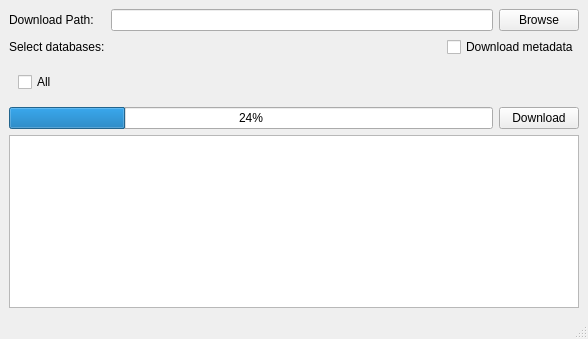
<?xml version="1.0" encoding="UTF-8"?>
<ui version="4.0">
 <class>MainWindow</class>
 <widget class="QMainWindow" name="MainWindow">
  <property name="geometry">
   <rect>
    <x>0</x>
    <y>0</y>
    <width>588</width>
    <height>339</height>
   </rect>
  </property>
  <property name="windowTitle">
   <string>TFDB Download manager</string>
  </property>
  <widget class="QWidget" name="centralwidget">
   <layout class="QGridLayout" name="gridLayout">
    <property name="leftMargin">
     <number>9</number>
    </property>
    <property name="topMargin">
     <number>9</number>
    </property>
    <property name="rightMargin">
     <number>9</number>
    </property>
    <property name="bottomMargin">
     <number>9</number>
    </property>
    <property name="verticalSpacing">
     <number>6</number>
    </property>
    <item row="8" column="0" colspan="4">
     <widget class="QTextBrowser" name="download_progress_message"/>
    </item>
    <item row="1" column="0">
     <widget class="QLabel" name="label_2">
      <property name="text">
       <string>Download Path:</string>
      </property>
     </widget>
    </item>
    <item row="6" column="0" colspan="4">
     <layout class="QGridLayout" name="mode_gridLayout">
      <property name="leftMargin">
       <number>9</number>
      </property>
      <property name="topMargin">
       <number>9</number>
      </property>
      <property name="rightMargin">
       <number>9</number>
      </property>
      <property name="bottomMargin">
       <number>9</number>
      </property>
      <item row="0" column="0">
       <widget class="QCheckBox" name="all_checkbox">
        <property name="text">
         <string>All</string>
        </property>
       </widget>
      </item>
     </layout>
    </item>
    <item row="7" column="0" colspan="3">
     <widget class="QProgressBar" name="download_progress_bar">
      <property name="value">
       <number>24</number>
      </property>
     </widget>
    </item>
    <item row="7" column="3">
     <widget class="QPushButton" name="download_button">
      <property name="maximumSize">
       <size>
        <width>100</width>
        <height>16777215</height>
       </size>
      </property>
      <property name="text">
       <string>Download</string>
      </property>
     </widget>
    </item>
    <item row="3" column="0">
     <widget class="QLabel" name="label">
      <property name="text">
       <string>Select databases:</string>
      </property>
     </widget>
    </item>
    <item row="1" column="3">
     <widget class="QPushButton" name="browse_button">
      <property name="maximumSize">
       <size>
        <width>100</width>
        <height>16777215</height>
       </size>
      </property>
      <property name="text">
       <string>Browse</string>
      </property>
     </widget>
    </item>
    <item row="3" column="2" colspan="2">
     <widget class="QCheckBox" name="metadata_checkbox">
      <property name="text">
       <string>Download metadata</string>
      </property>
     </widget>
    </item>
    <item row="3" column="1">
     <spacer name="horizontalSpacer">
      <property name="orientation">
       <enum>Qt::Horizontal</enum>
      </property>
      <property name="sizeHint" stdset="0">
       <size>
        <width>40</width>
        <height>20</height>
       </size>
      </property>
     </spacer>
    </item>
    <item row="1" column="1" colspan="2">
     <widget class="QLineEdit" name="directory_line_edit">
      <property name="dragEnabled">
       <bool>true</bool>
      </property>
      <property name="readOnly">
       <bool>true</bool>
      </property>
     </widget>
    </item>
   </layout>
  </widget>
  <widget class="QMenuBar" name="menubar">
   <property name="geometry">
    <rect>
     <x>0</x>
     <y>0</y>
     <width>588</width>
     <height>25</height>
    </rect>
   </property>
  </widget>
  <widget class="QStatusBar" name="statusbar"/>
 </widget>
 <resources/>
 <connections>
  <connection>
   <sender>all_checkbox</sender>
   <signal>stateChanged(int)</signal>
   <receiver>MainWindow</receiver>
   <slot>all_checkbox_changed()</slot>
   <hints>
    <hint type="sourcelabel">
     <x>34</x>
     <y>98</y>
    </hint>
    <hint type="destinationlabel">
     <x>43</x>
     <y>0</y>
    </hint>
   </hints>
  </connection>
  <connection>
   <sender>download_button</sender>
   <signal>clicked()</signal>
   <receiver>MainWindow</receiver>
   <slot>download_button_clicked()</slot>
   <hints>
    <hint type="sourcelabel">
     <x>543</x>
     <y>134</y>
    </hint>
    <hint type="destinationlabel">
     <x>533</x>
     <y>0</y>
    </hint>
   </hints>
  </connection>
  <connection>
   <sender>browse_button</sender>
   <signal>clicked()</signal>
   <receiver>MainWindow</receiver>
   <slot>browse_button_clicked()</slot>
   <hints>
    <hint type="sourcelabel">
     <x>564</x>
     <y>45</y>
    </hint>
    <hint type="destinationlabel">
     <x>569</x>
     <y>0</y>
    </hint>
   </hints>
  </connection>
 </connections>
 <slots>
  <slot>all_checkbox_changed()</slot>
  <slot>download_button_clicked()</slot>
  <slot>browse_button_clicked()</slot>
 </slots>
</ui>
